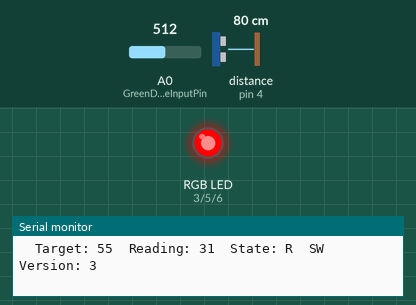
Bench run of a sketch on a simulated Arduino Uno, built with avr-gcc and run on an emulated ATmega328P. Parts: an RGB LED mixed from three pins (HIGH = lit), the last lines printed to the serial monitor. Wiring (inferred from the names in the program): ultrasonic range finder: trigger pin 2; echo pin 4. The inputs (shaded band) are chosen by the test bench; at power-on: distance to the obstacle (sensor on pin 4) 80 cm, A0 (GreenDistanceInputPin) = 512. The echo pulse lasts 58.3 µs per cm; dim RGB values are drawn brighter than linear; pins used as bus, display or sensor lines are not drawn.

Above: at 1.2 s.
1.3 s: distance to the obstacle (sensor on pin 4) set to 135 cm
2.8 s: distance to the obstacle (sensor on pin 4) set to 142 cm
At 3.3 s:
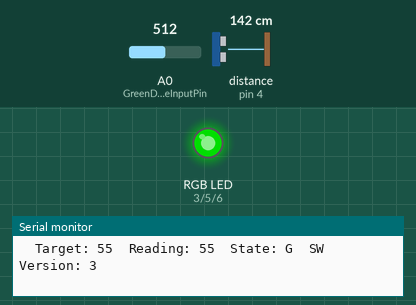
4.4 s: A0 (GreenDistanceInputPin) set to 421
5.9 s: A0 (GreenDistanceInputPin) set to 400
At 7.2 s:
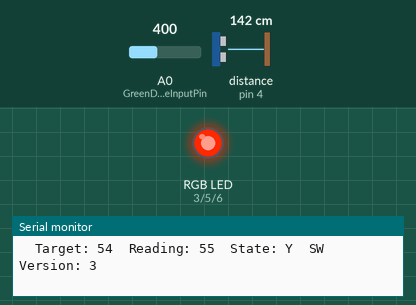
7.5 s: A0 (GreenDistanceInputPin) set to 511
At 8.4 s:
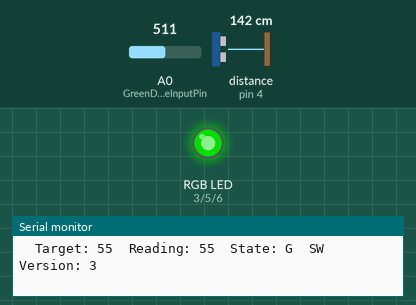
10.5 s: A0 (GreenDistanceInputPin) set to 306
At 11.2 s:
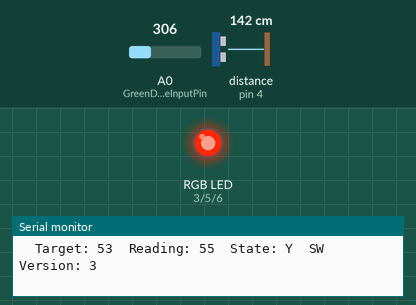
Timing chart, 0 to 13.1 s (numbered marks = the images above; inputs shaded):
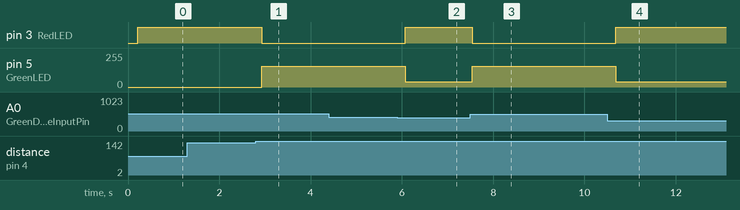

The sketch:

GarageParkIndicator_RYG_16NOV2019.ino
```cpp
//  1/15/19  AE  revised parking indicator based on Dec 30 2018 version.
// changed LCD to use single jumbo RYG LED with PWM control
// 11/16/19 - changed to accept a specific very narrow parking spot
// 4/10/21 - modified for Ford Explorer with Honda parked in front of it.  This is a very narrow green zone!
// changed iGreenBandAddition to zero, added starting distance,
// modified analog read to provide fine adjustment to starting distance, hardcoded target distance,

void print_parameters(void);
void DisplayRed(void);
void DisplayGreen(void);
void displayYellow(void);

// revised version installed 1/1/19 - Volvo XC90 (north garage)

const int iSWVersion = 3;         // Software version number

const int trigPin = 2;            // for ultrasonic sensor
const int echoPin = 4;            // for ultrasonic sensor

                                  // codes which represent current state of vehicle within the parking space
const int iYellowState = 2;       // vehicle has not yet reached the parking zone - proceed forward
const int iRedState = 1;          // vehicle has passed through the parking zone - back up
const int iGreenState = 0;        // vehicle is within the parking zone - OK to stop

int iDisplayMode = 0;             // variable holding user-specified display mode.  set default to zero = normal operation

int iFarEdgeGreen = 0;            // far boundary for acceptable parking distance
int iNearEdgeGreen = 0;           // near boundary for acceptable parking distance
                                  // range of 9 inches resulted in green zone of 33 inches due to angle of beam against windshield
                                  // factor of 3.66 green zone travel inches for each detected inch (12/17 experiment with Ford Explorer)
int iPrevInches = 0;
int iGreenBandAddition = 0;       // used to dynamicaly control green band.  Once reading falls within green band then expand it to 1
int iStartingTargetDistance = 55; // starting target distance (best guess for ideal vehicle placement)
int GreenDistanceInputPin = A0;   // select the input pin for the user-specified target "green point"
int TargetDistance = 0;           // This is the target "green point" as set by the user and read via analog input
long duration;                    // holds value of echo duration from distance sensor
int iInches;                      // distance to target in inches
char cState;                      // single character to indicate state of the system
// pins for RGB LED
int RedLED = 3;                   // the PWM pin the red LED is attached to
int GreenLED = 5;                 // the PWM pin the green LED is attached to
int BlueLED = 6;                  // the PWM pin the blue LED is attached to

void setup() {
  Serial.begin(9600);             // initialize serial communication:
  //pins for ultrasonic detector
  pinMode(trigPin, OUTPUT);       // setup ultrasonic sensor trigger pin as output
  pinMode(echoPin, INPUT);        // setup ultrasonic sensor echo pin as input

  // pins for RGB LED
  pinMode(RedLED, OUTPUT);
  pinMode(GreenLED, OUTPUT);
  pinMode(BlueLED, OUTPUT);

  cState = ' ';

}

void loop()
{
  // modify target distance by reading adjustment setting, translate value down by half its range to give
  // positive and negative adjustment.  Scale down by a factor of 100 to provide 5 inches of adjustment
  TargetDistance = iStartingTargetDistance + ((analogRead(GreenDistanceInputPin) - 512) / 100);


  // create green zone based on user specified green point
  iFarEdgeGreen = TargetDistance + 0;
  iNearEdgeGreen = TargetDistance - 0;

  // get a distance reading
  // The ultrasonic distance sensor is triggered by a HIGH pulse of 10 or more microseconds.
  // Give a short LOW pulse beforehand to ensure a clean HIGH pulse:
  digitalWrite(trigPin, LOW);
  delayMicroseconds(5);
  digitalWrite(trigPin, HIGH);
  delayMicroseconds(10);
  digitalWrite(trigPin, LOW);

  // Read the signal from the sensor: a HIGH pulse whose
  // duration is the time (in microseconds) from the sending
  // of the ping to the reception of its echo off of an object.
  duration = pulseIn(echoPin, HIGH);

  // convert the pulse round trip time into a distance in inches
  iInches = (duration / 74 / 2);

  // discard outlying high values
  if ((iInches - iPrevInches) < 10)
    {
      if(iInches < (iNearEdgeGreen - iGreenBandAddition))
      // Vehicle is beyond forward limit of parking space (too close to back wall) - back up
      {
        DisplayRed();
        iGreenBandAddition = 0;             // Not in green band,  Set to zero
        cState = 'R';                       // store current state to be printed below
     }
      if ((iInches <= (iFarEdgeGreen - iGreenBandAddition)) && (iInches >= (iNearEdgeGreen + iGreenBandAddition)))
      // Vehicle is within designated parking space - stop
      {
        DisplayGreen();
        iGreenBandAddition = 0;           // use this value to dynamically control with width of the green band, when in the green band
                                          // expand green band by + or - some value depending on how wide you want
                                          // the green zone to be
        cState = 'G';                     // store current state to be printed below
      }
      if(iInches > (iFarEdgeGreen + iGreenBandAddition))
      // Vehicle is too far from back wall - proceed forward
      {
        DisplayYellow();
        iGreenBandAddition = 0;             // Not in green band, set to zero
        cState = 'Y';                       // store current state to be printed below
      }
    }
  else
  {
      Serial.println("  ignoring value");
  }

  print_parameters();
  iPrevInches = iInches;
  delay(200);
}

void print_parameters(void)
{
  // display values on serial monitor
  Serial.print("  Target: ");
  Serial.print(TargetDistance);
  Serial.print("  Reading: ");
  Serial.print(iInches);
  Serial.print("  State: ");
  Serial.print(cState);
  Serial.print("  SW Version: ");
  Serial.println(iSWVersion);
}

void DisplayRed()
{
  // red
  analogWrite(RedLED, 255);
  analogWrite(GreenLED, 0);
  analogWrite(BlueLED, 0);
}

void DisplayYellow()
{
  // yellow
  analogWrite(RedLED, 255);
  analogWrite(GreenLED, 40);
  analogWrite(BlueLED, 0);
}

void DisplayGreen()
{
  // green
  analogWrite(RedLED, 0);
  analogWrite(GreenLED, 155);
  analogWrite(BlueLED, 0);
}
```

Measured:
- the behaviour switches between 139 and 140 cm on distance to the obstacle (sensor on pin 4) (found by bisection; images 0 and 1)
- the behaviour switches between 413 and 412 on A0 (GreenDistanceInputPin) (found by bisection; images 1 and 2)
- after the input at 2.8 s, pin 3 (RedLED): HIGH → LOW after 0.12 s; pin 5 (GreenLED): 0/255 → 155/255 after 0.12 s
- after the input at 5.9 s, pin 3 (RedLED): LOW → HIGH after 0.17 s; pin 5 (GreenLED): 155/255 → 40/255 after 0.17 s
- after the input at 7.5 s, pin 3 (RedLED): HIGH → LOW at once; pin 5 (GreenLED): 40/255 → 155/255 at once
- after the input at 10.5 s, pin 3 (RedLED): LOW → HIGH after 0.18 s; pin 5 (GreenLED): 155/255 → 40/255 after 0.18 s
